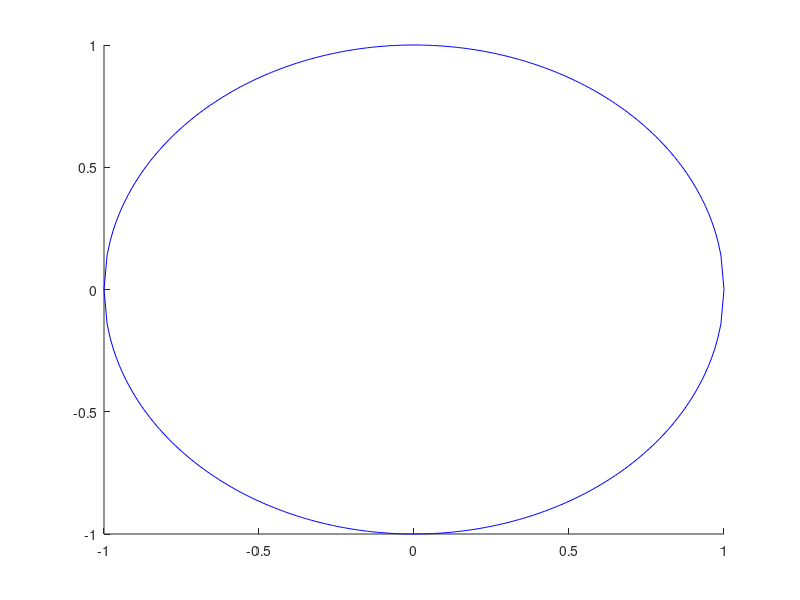

Write the MATLAB code that produced this figure. (Note: this script raises an error after producing the figure.)
clear;
clc;
close all;

f = @(X,Y) 1*(((-X.^2 - Y.^2 + ones(size(X)) )) >= zeros(size(X)));
implicitFun = @(X,Y) -X.^2 - Y.^2 + ones(size(X));
fy = @(x) sqrt(1 - x.^2);
bBox.left = [-1;-1];
bBox.right = [1;1];

figure;
x = -1:0.01:1;
y1 =  fy(x);
y2 = -y1;
XY = [x' y1'];
hold on;
plot(XY(:,1),XY(:,2),'b');
XY = [x' y2'];
plot(XY(:,1),XY(:,2),'b');
hold off;
qTree = Quadtree( f,implicitFun, bBox );
qTree.Partition( 4 );
qTree.DrawTree('red');
[interiorNodes,boundaryNodes] = qTree.GetInterior_BoundaryNodes();

% nSamplingPts = 100;
% polynomialDegree = 3;
% nPt = Cell_2D.GetNumberOfPoints_2D(polynomialDegree);
% for i = 1 : length(boundaryNodes)
% 
%     node = boundaryNodes(i);
%     %node.Draw('green');
%     [ApproxPolygon, ComputeSSATerm] = node.GetApproximatePolygon();
%     if( ~isempty(ApproxPolygon ) )
%         Node_2D.DrawPolygon( ApproxPolygon, 'black');
%        m = length( ComputeSSATerm );
%        for j = 1 : m
%            if( ComputeSSATerm(j) )
%                
%             if( j+1 < m )
%                lineXY = [ApproxPolygon(j,:); ApproxPolygon(j+1,:)];
%             else
%                  lineXY = [ApproxPolygon(j,:); ApproxPolygon(1,:)];
%             end
%            line( lineXY(:,1), lineXY(:,2), 'Color','m','LineWidth',2);
%            end
%        end
%        Pts = node.GetRandomQuadraturePts( nPt, ApproxPolygon, nSamplingPts );
%        hold on;
%        scatter(Pts(:,1),Pts(:,2));
%        hold off;
%        
%     end
% end

% for i = 1 : length(interiorNodes)
%     node = interiorNodes(i);
%     CornerPts = node.GetCornerPts();
%     [XY,W] = Cell_2D.GetCartesianQuadrature_Box( CornerPts, 3 );
%     hold on;
%     scatter(XY(:,1),XY(:,2));
%     hold off;
%     node.Draw('black');
% end